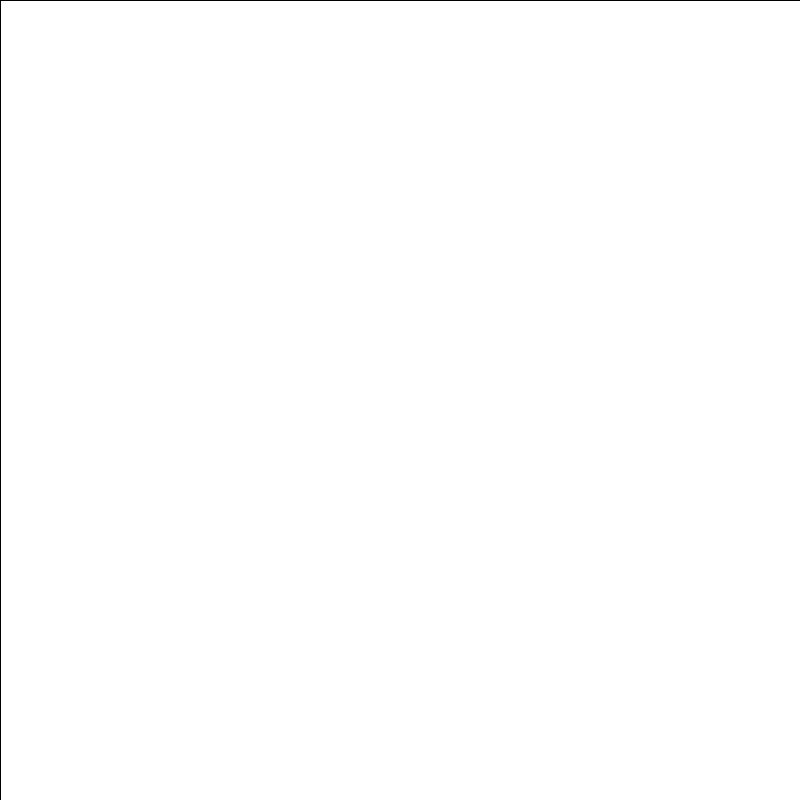
Frame 1 (no input)
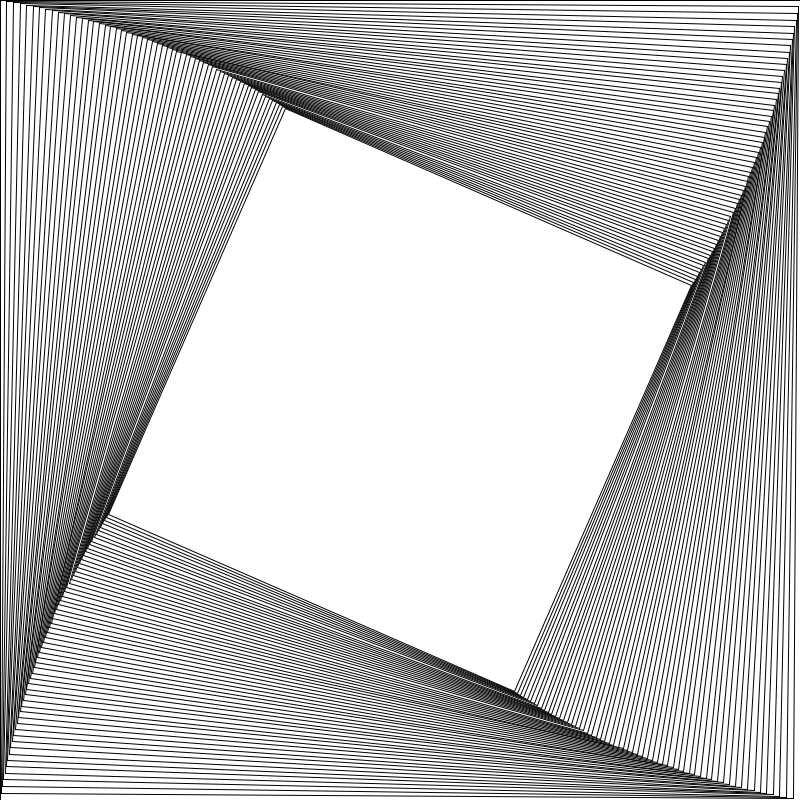
Frame 60 (the mouse pressed at the canvas centre just before this capture)
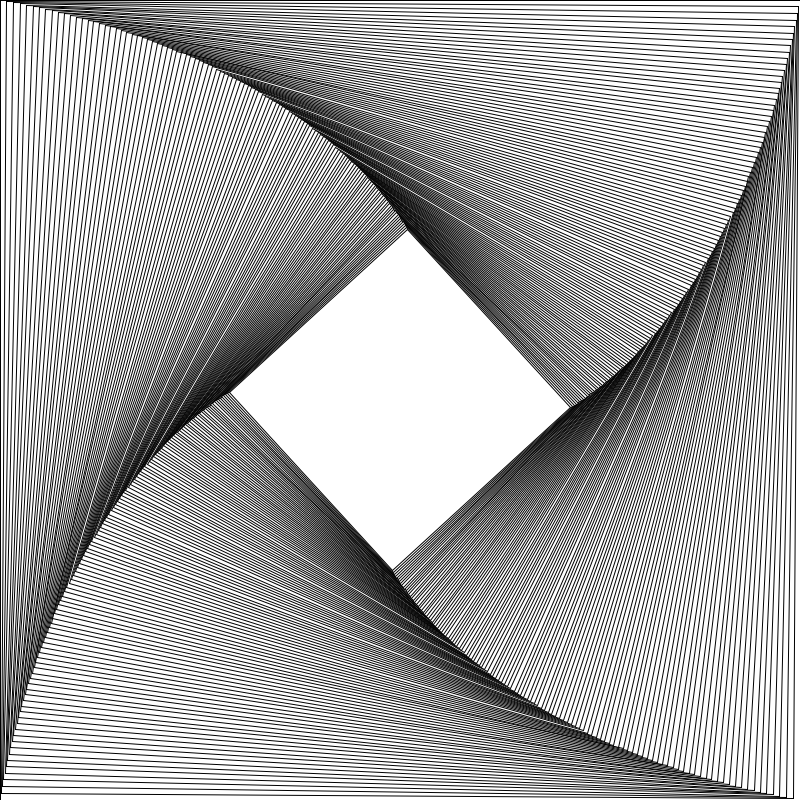
Frame 120 (the mouse held since frame 60 and released just before this capture)

The Processing sketch that drew these frames (run headless with seeded random() and noise(); from frame 60 on, the mouse is pressed at the canvas centre):

// Processing sketch: tourni_carree
// ── tourni_carree.pde
float angle;
float cote;
void setup() {
 size(800, 800);
 cote = 800;
 angle=0;
 rectMode(CENTER);
}
void draw() {
 translate(width/2, height/2);
 rotate(radians(angle));
 rect(0, 0, cote, cote);
 cote=cote*0.99;
 angle+=0.4;
 if (cote<0);
}
